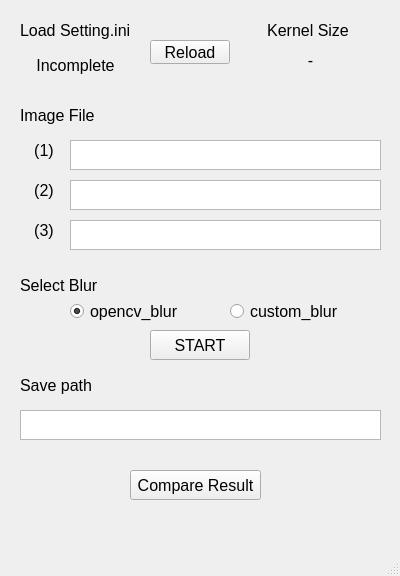
<?xml version="1.0" encoding="UTF-8"?>
<ui version="4.0">
 <class>MainWindow</class>
 <widget class="QMainWindow" name="MainWindow">
  <property name="geometry">
   <rect>
    <x>0</x>
    <y>0</y>
    <width>400</width>
    <height>576</height>
   </rect>
  </property>
  <property name="minimumSize">
   <size>
    <width>400</width>
    <height>450</height>
   </size>
  </property>
  <property name="maximumSize">
   <size>
    <width>400</width>
    <height>700</height>
   </size>
  </property>
  <property name="font">
   <font>
    <pointsize>12</pointsize>
   </font>
  </property>
  <property name="windowTitle">
   <string>MainWindow</string>
  </property>
  <widget class="QWidget" name="centralwidget">
   <widget class="QLabel" name="statusLabel">
    <property name="geometry">
     <rect>
      <x>20</x>
      <y>20</y>
      <width>116</width>
      <height>21</height>
     </rect>
    </property>
    <property name="text">
     <string>Load Setting.ini</string>
    </property>
   </widget>
   <widget class="QLabel" name="statusValue">
    <property name="geometry">
     <rect>
      <x>20</x>
      <y>50</y>
      <width>111</width>
      <height>31</height>
     </rect>
    </property>
    <property name="text">
     <string>Incomplete</string>
    </property>
    <property name="alignment">
     <set>Qt::AlignCenter</set>
    </property>
   </widget>
   <widget class="QPushButton" name="reloadButton">
    <property name="geometry">
     <rect>
      <x>150</x>
      <y>40</y>
      <width>80</width>
      <height>24</height>
     </rect>
    </property>
    <property name="text">
     <string>Reload</string>
    </property>
   </widget>
   <widget class="QLabel" name="ImageLabel">
    <property name="geometry">
     <rect>
      <x>20</x>
      <y>100</y>
      <width>101</width>
      <height>31</height>
     </rect>
    </property>
    <property name="text">
     <string>Image File</string>
    </property>
   </widget>
   <widget class="QTextEdit" name="ImageText_1">
    <property name="geometry">
     <rect>
      <x>70</x>
      <y>140</y>
      <width>311</width>
      <height>30</height>
     </rect>
    </property>
    <property name="font">
     <font>
      <pointsize>9</pointsize>
     </font>
    </property>
    <property name="readOnly">
     <bool>true</bool>
    </property>
   </widget>
   <widget class="QTextEdit" name="ImageText_2">
    <property name="geometry">
     <rect>
      <x>70</x>
      <y>180</y>
      <width>311</width>
      <height>30</height>
     </rect>
    </property>
    <property name="font">
     <font>
      <pointsize>9</pointsize>
     </font>
    </property>
    <property name="readOnly">
     <bool>true</bool>
    </property>
   </widget>
   <widget class="QTextEdit" name="ImageText_3">
    <property name="geometry">
     <rect>
      <x>70</x>
      <y>220</y>
      <width>311</width>
      <height>30</height>
     </rect>
    </property>
    <property name="font">
     <font>
      <pointsize>9</pointsize>
     </font>
    </property>
    <property name="readOnly">
     <bool>true</bool>
    </property>
   </widget>
   <widget class="QLabel" name="ImageLabel_1">
    <property name="geometry">
     <rect>
      <x>20</x>
      <y>140</y>
      <width>48</width>
      <height>21</height>
     </rect>
    </property>
    <property name="text">
     <string>(1)</string>
    </property>
    <property name="alignment">
     <set>Qt::AlignCenter</set>
    </property>
   </widget>
   <widget class="QLabel" name="ImageLabel_2">
    <property name="geometry">
     <rect>
      <x>20</x>
      <y>180</y>
      <width>48</width>
      <height>21</height>
     </rect>
    </property>
    <property name="text">
     <string>(2)</string>
    </property>
    <property name="alignment">
     <set>Qt::AlignCenter</set>
    </property>
   </widget>
   <widget class="QLabel" name="ImageLabel_3">
    <property name="geometry">
     <rect>
      <x>20</x>
      <y>220</y>
      <width>48</width>
      <height>21</height>
     </rect>
    </property>
    <property name="text">
     <string>(3)</string>
    </property>
    <property name="alignment">
     <set>Qt::AlignCenter</set>
    </property>
   </widget>
   <widget class="QLabel" name="saveLabel">
    <property name="geometry">
     <rect>
      <x>20</x>
      <y>370</y>
      <width>101</width>
      <height>31</height>
     </rect>
    </property>
    <property name="text">
     <string>Save path</string>
    </property>
   </widget>
   <widget class="QTextEdit" name="saveText">
    <property name="geometry">
     <rect>
      <x>20</x>
      <y>410</y>
      <width>361</width>
      <height>30</height>
     </rect>
    </property>
    <property name="font">
     <font>
      <pointsize>11</pointsize>
     </font>
    </property>
    <property name="readOnly">
     <bool>true</bool>
    </property>
   </widget>
   <widget class="QLabel" name="kernelLabel">
    <property name="geometry">
     <rect>
      <x>250</x>
      <y>20</y>
      <width>116</width>
      <height>21</height>
     </rect>
    </property>
    <property name="text">
     <string>Kernel Size</string>
    </property>
    <property name="alignment">
     <set>Qt::AlignCenter</set>
    </property>
   </widget>
   <widget class="QLabel" name="kernelValue">
    <property name="geometry">
     <rect>
      <x>260</x>
      <y>50</y>
      <width>101</width>
      <height>21</height>
     </rect>
    </property>
    <property name="text">
     <string>-</string>
    </property>
    <property name="alignment">
     <set>Qt::AlignCenter</set>
    </property>
   </widget>
   <widget class="QRadioButton" name="cv_radioButton">
    <property name="geometry">
     <rect>
      <x>70</x>
      <y>300</y>
      <width>121</width>
      <height>22</height>
     </rect>
    </property>
    <property name="text">
     <string>opencv_blur</string>
    </property>
    <property name="checked">
     <bool>true</bool>
    </property>
   </widget>
   <widget class="QRadioButton" name="custom_radioButton">
    <property name="geometry">
     <rect>
      <x>230</x>
      <y>300</y>
      <width>121</width>
      <height>22</height>
     </rect>
    </property>
    <property name="text">
     <string>custom_blur</string>
    </property>
   </widget>
   <widget class="QLabel" name="blurLabel">
    <property name="geometry">
     <rect>
      <x>20</x>
      <y>270</y>
      <width>101</width>
      <height>31</height>
     </rect>
    </property>
    <property name="text">
     <string>Select Blur</string>
    </property>
   </widget>
   <widget class="QPushButton" name="startButton">
    <property name="geometry">
     <rect>
      <x>150</x>
      <y>330</y>
      <width>100</width>
      <height>30</height>
     </rect>
    </property>
    <property name="text">
     <string>START</string>
    </property>
   </widget>
   <widget class="QPushButton" name="compareButton">
    <property name="geometry">
     <rect>
      <x>130</x>
      <y>470</y>
      <width>131</width>
      <height>30</height>
     </rect>
    </property>
    <property name="text">
     <string>Compare Result</string>
    </property>
   </widget>
  </widget>
  <widget class="QMenuBar" name="menubar">
   <property name="geometry">
    <rect>
     <x>0</x>
     <y>0</y>
     <width>400</width>
     <height>26</height>
    </rect>
   </property>
  </widget>
  <widget class="QStatusBar" name="statusbar"/>
 </widget>
 <resources/>
 <connections/>
</ui>
